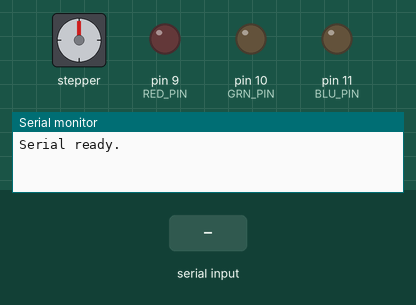
Simulated run of this sketch. Board: Arduino Uno, built with avr-gcc and run on an emulated ATmega328P. On the bench: stepper motor, output pins drawn as LEDs (lit = HIGH), the last lines printed to the serial monitor. The inputs (shaded band) are chosen by the test bench. Stepper angles assume 2038 steps per turn.

Above: at 1.2 s.
1.3 s: "A90\n" received over Serial
At 2.9 s:
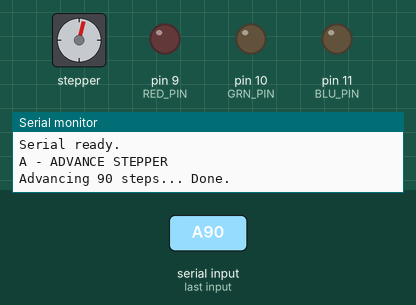
3.2 s: "X90\n" received over Serial
At 4.3 s:
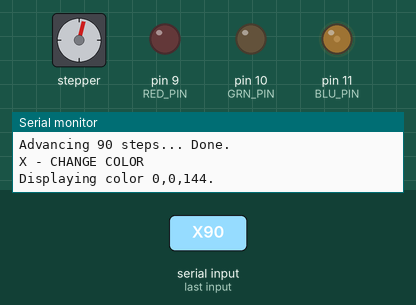
4.7 s: "A,45\n" received over Serial
At 5.6 s:
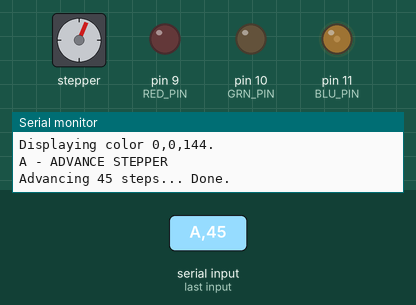
6.4 s: "X,45\n" received over Serial
At 6.8 s:
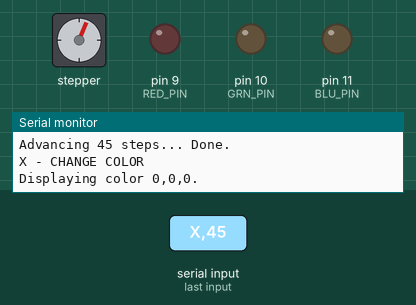
Timing chart, 0 to 9.4 s (numbered marks = the images above; inputs shaded):
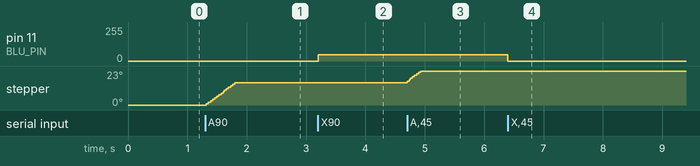

Measured:
- after the input at 1.3 s, stepper: turns 15° clockwise in 0.48 s, starting at once
- after the input at 3.2 s, pin 11 (BLU_PIN): 0/255 → 48/255 at once
- after the input at 6.4 s, pin 11 (BLU_PIN): 48/255 → 0/255 at once

The sketch:

SunClock.ino
```cpp
#include <Stepper.h>

#define BAUD_RATE 115200

#define STEPPER_SPEED 5

#define RX_PIN 4
#define TX_PIN 3

#define STEPS_PER_REVOLUTION 2038
#define COMPLETE_REVOLUTION 6170
#define IN1 5
#define IN2 6
#define IN3 7
#define IN4 8

#define RED_PIN 9
#define GRN_PIN 10
#define BLU_PIN 11

#define DEG_TO_RAD 0.017453292519943295769236907684886

Stepper myStepper = Stepper(STEPS_PER_REVOLUTION, IN1, IN3, IN2, IN4);

//night = 32,0,255
//
//
//
//1000 K: red orange = 255,16,0
//
//1800 K: true orange = 255,96,0
//
//3300 K: yellow orange = 255,100,8
//
//
//
//6300 K: true white
//
//10000 K: bluish white

struct RGBColor {
  byte red;
  byte green;
  byte blue;
};

struct CelestialCoords {
  float ra;
  float dec;
};

// Data from http://www.vendian.org/mncharity/dir3/blackbody/UnstableURLs/bbr_color.html
const RGBColor COLOR_TEMPS[] = {
  {255,56,0},
  {255,71,0},
  {255,83,0},
  {255,93,0},
  {255,101,0},
  {255,109,0},
  {255,115,0},
  {255,121,0},
  {255,126,0},
  {255,131,0},
  {255,137,18},
  {255,142,33},
  {255,147,44},
  {255,152,54},
  {255,157,63},
  {255,161,72},
  {255,165,79},
  {255,169,87},
  {255,173,94},
  {255,177,101},
  {255,180,107},
  {255,184,114},
  {255,187,120},
  {255,190,126},
  {255,193,132},
  {255,196,137},
  {255,199,143},
  {255,201,148},
  {255,204,153},
  {255,206,159},
  {255,209,163},
  {255,211,168},
  {255,213,173},
  {255,215,177},
  {255,217,182},
  {255,219,186},
  {255,221,190},
  {255,223,194},
  {255,225,198},
  {255,227,202},
  {255,228,206},
  {255,230,210},
  {255,232,213},
  {255,233,217},
  {255,235,220},
  {255,236,224},
  {255,238,227},
  {255,239,230},
  {255,240,233},
  {255,242,236},
  {255,243,239},
  {255,244,242},
  {255,245,245},
  {255,246,248},
  {255,248,251},
  {255,249,253},
  {254,249,255},
  {252,247,255},
  {249,246,255},
  {247,245,255},
  {245,243,255},
  {243,242,255},
  {240,241,255},
  {239,240,255},
  {237,239,255},
  {235,238,255},
  {233,237,255},
  {231,236,255},
  {230,235,255},
  {228,234,255},
  {227,233,255},
  {225,232,255},
  {224,231,255},
  {222,230,255},
  {221,230,255},
  {220,229,255},
  {218,228,255},
  {217,227,255},
  {216,227,255},
  {215,226,255},
  {214,225,255},
  {212,225,255},
  {211,224,255},
  {210,223,255},
  {209,223,255},
  {208,222,255},
  {207,221,255},
  {207,221,255},
  {206,220,255},
  {205,220,255},
  {204,219,255},
  {203,219,255},
  {202,218,255},
  {201,218,255},
  {201,217,255},
  {200,217,255},
  {199,216,255},
  {199,216,255},
  {198,216,255},
  {197,215,255},
  {196,215,255},
  {196,214,255},
  {195,214,255},
  {195,214,255},
  {194,213,255},
  {193,213,255},
  {193,212,255},
  {192,212,255},
  {192,212,255},
  {191,211,255},
  {191,211,255},
  {190,211,255},
  {190,210,255},
  {189,210,255},
  {189,210,255},
  {188,210,255},
  {188,209,255},
  {187,209,255},
  {187,209,255},
  {186,208,255},
  {186,208,255},
  {185,208,255},
  {185,208,255},
  {185,207,255},
  {184,207,255},
  {184,207,255},
  {183,207,255},
  {183,206,255},
  {183,206,255},
  {182,206,255},
  {182,206,255},
  {182,205,255},
  {181,205,255},
  {181,205,255},
  {181,205,255},
  {180,205,255},
  {180,204,255},
  {180,204,255},
  {179,204,255},
  {179,204,255},
  {179,204,255},
  {178,203,255},
  {178,203,255},
  {178,203,255},
  {178,203,255},
  {177,203,255},
  {177,202,255},
  {177,202,255},
  {177,202,255},
  {176,202,255},
  {176,202,255},
  {176,202,255},
  {175,201,255},
  {175,201,255},
  {175,201,255},
  {175,201,255},
  {175,201,255},
  {174,201,255},
  {174,201,255},
  {174,200,255},
  {174,200,255},
  {173,200,255},
  {173,200,255},
  {173,200,255},
  {173,200,255},
  {173,200,255},
  {172,199,255},
  {172,199,255},
  {172,199,255},
  {172,199,255},
  {172,199,255},
  {171,199,255},
  {171,199,255},
  {171,199,255},
  {171,198,255},
  {171,198,255},
  {170,198,255},
  {170,198,255},
  {170,198,255},
  {170,198,255},
  {170,198,255},
  {170,198,255},
  {169,198,255},
  {169,197,255},
  {169,197,255},
  {169,197,255},
  {169,197,255},
  {169,197,255},
  {169,197,255},
  {168,197,255},
  {168,197,255},
  {168,197,255},
  {168,197,255},
  {168,196,255},
  {168,196,255},
  {168,196,255},
  {167,196,255},
  {167,196,255},
  {167,196,255},
  {167,196,255},
  {167,196,255},
  {167,196,255},
  {167,196,255},
  {166,196,255},
  {166,195,255},
  {166,195,255},
  {166,195,255},
  {166,195,255},
  {166,195,255},
  {166,195,255},
  {166,195,255},
  {165,195,255},
  {165,195,255},
  {165,195,255},
  {165,195,255},
  {165,195,255},
  {165,195,255},
  {165,194,255},
  {165,194,255},
  {165,194,255},
  {164,194,255},
  {164,194,255},
  {164,194,255},
  {164,194,255},
  {164,194,255},
  {164,194,255},
  {164,194,255},
  {164,194,255},
  {164,194,255},
  {164,194,255},
  {163,194,255},
  {163,194,255},
  {163,193,255},
  {163,193,255},
  {163,193,255},
  {163,193,255},
  {163,193,255},
  {163,193,255},
  {163,193,255},
  {163,193,255},
  {163,193,255},
  {162,193,255},
  {162,193,255},
  {162,193,255},
  {162,193,255},
  {162,193,255},
  {162,193,255},
  {162,193,255},
  {162,193,255},
  {162,192,255},
  {162,192,255},
  {162,192,255},
  {162,192,255},
  {162,192,255},
  {161,192,255},
  {161,192,255},
  {161,192,255},
  {161,192,255},
  {161,192,255},
  {161,192,255},
  {161,192,255},
  {161,192,255},
  {161,192,255},
  {161,192,255},
  {161,192,255},
  {161,192,255},
  {161,192,255},
  {161,192,255},
  {160,192,255},
  {160,192,255},
  {160,191,255},
  {160,191,255},
  {160,191,255},
  {160,191,255},
  {160,191,255},
  {160,191,255},
  {160,191,255},
  {160,191,255},
  {160,191,255},
  {160,191,255},
  {160,191,255},
  {160,191,255},
  {160,191,255},
  {159,191,255},
  {159,191,255},
  {159,191,255},
  {159,191,255},
  {159,191,255},
  {159,191,255},
  {159,191,255},
  {159,191,255},
  {159,191,255},
  {159,191,255},
  {159,191,255},
  {159,190,255},
  {159,190,255},
  {159,190,255},
  {159,190,255},
  {159,190,255},
  {159,190,255},
  {159,190,255},
  {158,190,255},
  {158,190,255},
  {158,190,255},
  {158,190,255},
  {158,190,255},
  {158,190,255},
  {158,190,255},
  {158,190,255},
  {158,190,255},
  {158,190,255},
  {158,190,255},
  {158,190,255},
  {158,190,255},
  {158,190,255},
  {158,190,255},
  {158,190,255},
  {158,190,255},
  {158,190,255},
  {158,190,255},
  {158,190,255},
  {158,190,255},
  {157,190,255},
  {157,190,255},
  {157,189,255},
  {157,189,255},
  {157,189,255},
  {157,189,255},
  {157,189,255},
  {157,189,255},
  {157,189,255},
  {157,189,255},
  {157,189,255},
  {157,189,255},
  {157,189,255},
  {157,189,255},
  {157,189,255},
  {157,189,255},
  {157,189,255},
  {157,189,255},
  {157,189,255},
  {157,189,255},
  {157,189,255},
  {157,189,255},
  {157,189,255},
  {157,189,255},
  {156,189,255},
  {156,189,255},
  {156,189,255},
  {156,189,255},
  {156,189,255},
  {156,189,255},
  {156,189,255},
  {156,189,255},
  {156,189,255},
  {156,189,255},
  {156,189,255},
  {156,189,255},
  {156,189,255},
  {156,189,255},
  {156,189,255},
  {156,189,255},
  {156,188,255},
  {156,188,255},
  {156,188,255},
  {156,188,255},
  {156,188,255},
  {156,188,255},
  {156,188,255},
  {156,188,255},
  {156,188,255},
  {156,188,255},
  {156,188,255},
  {156,188,255},
  {155,188,255},
  {155,188,255},
  {155,188,255},
  {155,188,255},
  {155,188,255},
  {155,188,255},
  {155,188,255},
  {155,188,255},
  {155,188,255},
  {155,188,255},
  {155,188,255},
  {155,188,255},
  {155,188,255},
  {155,188,255},
  {155,188,255},
  {155,188,255},
  {155,188,255}
};

constexpr size_t COLOR_TEMPS_SIZE = sizeof(COLOR_TEMPS) / sizeof(COLOR_TEMPS[0]);

RGBColor tempToRGB(int temp) {
  int index = (temp - 1000) / 100;
  if (index < 0) {
    index = 0;
  } else if (index >= COLOR_TEMPS_SIZE) {
    index = COLOR_TEMPS_SIZE - 1;
  }

  return COLOR_TEMPS[index];
}

float toJdSince2000(int year, byte month, byte day, byte hour, byte minute, byte second) {
  // Algorithm from https://aa.usno.navy.mil/faq/JD_formula
  return (367 * year - (7*(year + (month + 9)/12))/4 + (275*month)/9 + day) - 730531.5
    + (hour + minute*60 + second*3600)/86400.0;
}

CelestialCoords calculateSun(float jdSince2000) {
  // Algorithm from https://aa.usno.navy.mil/faq/sun_approx
  float g = fmod(357.529 + 0.98560028 * jdSince2000, 360) * DEG_TO_RAD;
  float q = fmod(280.459 + 0.98564736 * jdSince2000, 360) * DEG_TO_RAD;
  float l = q + ((1.915 * sin(g) + 0.020 * sin(2*g)) * DEG_TO_RAD);
  float e = (23.439 - 0.00000036 * jdSince2000) * DEG_TO_RAD;
  float ra = atan2(cos(e) * sin(l), cos(l));
  float d = asin(sin(e) * sin(l));
  CelestialCoords c = {ra, d};
  return c;
}

// Elevation to temperature (K): [elevation (radians)] * 5729.5779513082320876798154814105 + 1000

void writeColor(RGBColor color) {
  analogWrite(RED_PIN, color.red);
  analogWrite(GRN_PIN, color.green / 3);
  analogWrite(BLU_PIN, color.blue / 3);
}

void setup() {
  pinMode(RED_PIN, OUTPUT);
  pinMode(GRN_PIN, OUTPUT);
  pinMode(BLU_PIN, OUTPUT);

  Serial.begin(BAUD_RATE);
  Serial.println("Serial ready.");

	myStepper.setSpeed(STEPPER_SPEED);
}

void makeSteps(int numSteps) {
  myStepper.step(numSteps);
}

/* Commands:
 * A[x] - Advance stepper motor by [x] steps
 * X[hex code] - Sets the LED to the given hex code
 */
void processSerial() {
  if (Serial.available() > 0) {
    char incomingByte = Serial.read();
    if (incomingByte == 'X') {
      Serial.println("X - CHANGE COLOR");
      String strInput = Serial.readStringUntil('\n');
      if (strInput != NULL) {
        char hexCode[7] = {};
        strInput.toCharArray(hexCode, 7);
        unsigned long hexColor = strtoul(hexCode, NULL, 16);
        RGBColor rgbcolor = {
          hexColor >> 16,
          (hexColor >> 8) & 0xFF,
          hexColor & 0xFF
        };
        Serial.print("Displaying color ");
        Serial.print(rgbcolor.red);
        Serial.print(',');
        Serial.print(rgbcolor.green);
        Serial.print(',');
        Serial.print(rgbcolor.blue);
        Serial.println('.');
        writeColor(rgbcolor);
      } else {
        Serial.println("Error parsing command.");
      }
    } else if (incomingByte == 'A') {
      Serial.println("A - ADVANCE STEPPER");
      int numSteps = Serial.parseInt();
      Serial.print("Advancing ");
      Serial.print(numSteps);
      Serial.print(" steps... ");
      if (Serial.read() == '\n') {
        makeSteps(numSteps);
        Serial.println("Done.");
      } else {
        Serial.println("Error parsing command.");
      }
    } else {
      Serial.print("Unrecognized command: ");
      Serial.println(incomingByte);
      while (Serial.read() != '\n') {} // Consume the rest of the line
    }
  }
}

void loop() {
  processSerial();
  // while (Serial.available() > 0) {
  //   int temp = Serial.parseInt();
  //   if (Serial.read() == '\n') {
  //     Serial.print("Temp: ");
  //     Serial.print(temp);
  //     RGBColor currentColor = tempToRGB(temp);
  //     Serial.print("\tColor: ");
  //     Serial.print(currentColor.red);
  //     Serial.print(", ");
  //     Serial.print(currentColor.green);
  //     Serial.print(", ");
  //     Serial.println(currentColor.blue);
  //     writeColor(currentColor);
  //   }
  // }
}
```
